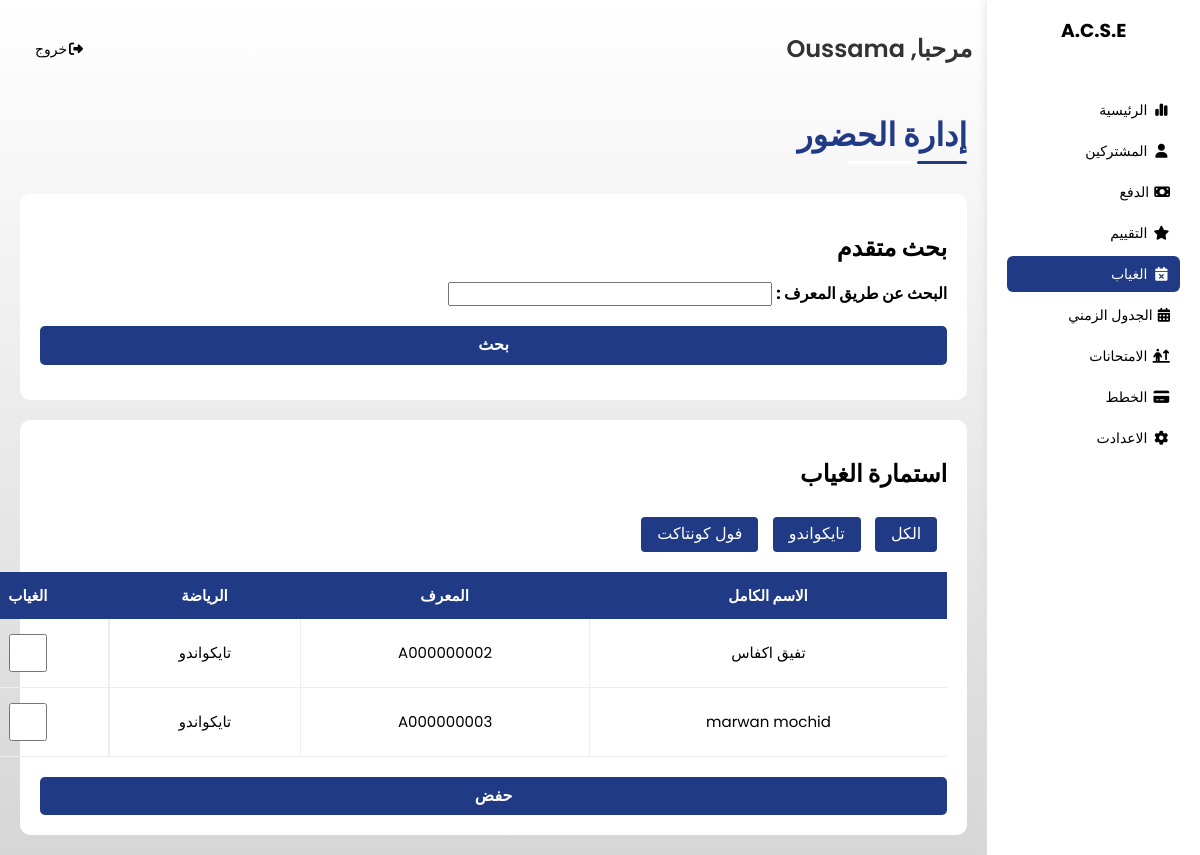
The page /assets/admin/absence.php (signed in) on the database its author committed.
### tables this page shows
CREATE TABLE `adherents` (
  `identifier` varchar(20) NOT NULL,
  `nom` varchar(50) NOT NULL,
  `prenom` varchar(50) NOT NULL,
  `date_naissance` date NOT NULL,
  `poids` decimal(5,2) NOT NULL,
  `type` varchar(50) NOT NULL,
  `date_adhesion` date NOT NULL DEFAULT curdate(),
  `image_path` varchar(255) DEFAULT NULL,
  `BC_path` varchar(255) DEFAULT NULL,
  `guardian_name` varchar(50) DEFAULT NULL,
  `guardian_phone` varchar(15) DEFAULT NULL,
  `second_guardian_phone` varchar(15) DEFAULT NULL,
  `address` varchar(255) DEFAULT NULL,
  `health_status` varchar(20) DEFAULT NULL,
  `blood_type` varchar(50) DEFAULT NULL,
  `status` varchar(50) DEFAULT 'pending',
  `current_belt` varchar(50) DEFAULT NULL,
  `next_belt` varchar(50) DEFAULT NULL,
  `licence` varchar(250) DEFAULT NULL,
  `note` text DEFAULT NULL
);

### assets/admin/absence.php (the view, shortened to what this page needs)
<!DOCTYPE html>
<html lang="en">
<head>
    <link rel="stylesheet" href="../css/framework.css">
    <link rel="stylesheet" href="../css/dashbord.css">
    <link rel="stylesheet" href="../css/normalize.css" />
    <link rel="stylesheet" href="../css/all.min.css" />
    <link rel="stylesheet" href="https://cdn.jsdelivr.net/npm/toastify-js/src/toastify.min.css">
</head>
<body dir="rtl">
    <div class="page d-flex">
        <?php require 'sidebar.php'; ?>
        <div class="content w-full">
            <?php require 'header.php'; ?>
            <h1 class="p-relative">إدارة الحضور</h1>
            <div class="absences p-20 bg-fff rad-10 m-20">
                <h2 class="mt-0 mb-20 mt-20">بحث متقدم</h2>
                <form method="post" action="<?php echo htmlspecialchars($_SERVER["PHP_SELF"]); ?>">
                    <div class="form-group">
                        <label for="identifier">البحث عن طريق المعرف :</label>
                        <input type="text" id="identifier" name="identifier" class="form-control" required>
                        <button type="submit" class="btn btn-primary mt-20">بحث</button>
                    </div>
                </form>
            </div>
            <div class="absences p-20 bg-fff rad-10 m-20 special">
                <h2 class="mt-0 mb-20 mt-20">استمارة الغياب</h2>
                <div class="responsive-table ">
                    <div class="options w-full">
                        <div class="branch-filter mt-10 mb-10">
                            <button class="btn-shape bg-c-60 color-fff active mb-10" data-branch="all">الكل</button>
                            <button class="btn-shape bg-c-60 color-fff mb-10" data-branch="تايكواندو">تايكواندو</button>
                            <button class="btn-shape bg-c-60 color-fff mb-10" data-branch="فول كونتاكت">فول كونتاكت</button>
                        </div>
                    </div>
                </div>
                <form id="absence-form" method="post" action="../php/save_absences.php">
                    <table class="fs-15 w-full" id="adherent-list">
                        <thead>
                            <tr>
                                <th>الاسم الكامل</th>
                                <th>المعرف</th>
                                <th>الرياضة</th>
                                <th>الغياب</th>
                            </tr>
                        </thead>
                        <tbody>
                            <?php
                            $stmt1 = $conn->prepare("SELECT * FROM adherents WHERE status = ?");
                            $status_active = 'active';
                            $stmt1->bind_param("s", $status_active);
                            $stmt1->execute();
                            $result1 = $stmt1->get_result();
                            if ($result1->num_rows > 0) {
                                while ($rows1 = $result1->fetch_assoc()) {
                                    $stmt2 = $conn->prepare("SELECT * FROM adherents WHERE identifier = ?");
                                    $stmt2->bind_param("s", $rows1['identifier']);
                                    $stmt2->execute();
                                    $res1 = $stmt2->get_result();
                                    $row1 = $res1->fetch_assoc();
                                    echo "<tr data-branch='" . htmlspecialchars($row1['type']) . "'>";
                                    echo "<td>" . htmlspecialchars($row1['prenom'] . " " . $row1['nom']) . "</td>";
                                    echo "<td>" . htmlspecialchars($rows1['identifier']) . "</td>";
                                    echo "<td>" . htmlspecialchars($row1['type']) . "</td>";
                                    $identifiant = $rows1['identifier'];
                                    echo "<td>
                                            <input type='checkbox' name='absente[]' value='$identifiant' class='absence-checkbox'>
                                        </td>";
                                    echo "</tr>";
                                }
                            } else {
                                echo "</tbody></table>";
                                echo "<div class='no-results'>Aucune adhérent trouvée</div>";
                            }
                            ?>
                        </tbody>
                    </table>
                    <button type="submit" class="btn mt-20">حفض</button>
                </form>
            </div>
        </div>
    </div>
</body>
</html>

### assets/css/framework.css (style rules this page uses)
:root { --color-60: #203a85; --color-60-Tr: #203a8580; --color-30: #fff; --color-10: #333333; --color-10-transparent: #3333331a; --color-second: #d6d6d6; --color-aaa: #aaa; --color-333: #333; --color-f8f9fa: #f8f9fa; --c-f00: #f00; }
.d-flex { display: flex; }
.p-20 { padding: 20px; }
.m-20 { margin: 20px; }
.mt-0 { margin-top: 0; }
.mt-10 { margin-top: 10px; }
.mt-20 { margin-top: 20px; }
.mb-10 { margin-bottom: 10px; }
.mb-20 { margin-bottom: 20px; }
.bg-fff { background-color: var(--color-30); }
.bg-c-60 { background-color: var(--color-60); }
.color-fff { color: var(--c-fff); }
.p-relative { position: relative; }
.fs-15 { font-size: 15px; }
.rad-10 { border-radius: 10px; -webkit-border-radius: 10px; -moz-border-radius: 10px; -ms-border-radius: 10px; -o-border-radius: 10px; }
.w-full { width: 100%; }

### assets/css/dashbord.css (style rules this page uses)
:root { --color-60: #203a85; --color-60-Tr: #203a8580; --color-30: #fff; --color-10: #333333; --color-10-transparent: #3333331a; --color-second: #d6d6d6; --color-aaa: #aaa; --color-333: #333; --c-fff: #fff; --c-f00: #f00; }
* { box-sizing: border-box; }
body { margin: 0; font-family: 'Poppins', 'Work Sans', sans-serif; }
.content { overflow: hidden; }
.page { background-image: linear-gradient(180deg, var(--color-30) 0%, var(--color-second) 100%); min-height: 100vh; width: 100%; }
.page h1 { margin: 20px 20px 40px; color: var(--color-60); }
.page h1::before, .page h1::after { content: ""; height: 3px; position: absolute; bottom: -10px; right: 0; border-radius: 10px; -webkit-border-radius: 10px; -moz-border-radius: 10px; -ms-border-radius: 10px; -o-border-radius: 10px; }
.page h1::before { background-color: var(--color-30); width: 120px; }
.page h1::after { background-color: var(--color-60); width: 50px; }
.btn-shape { padding: 10px 20px; border: none; border-radius: 5px; cursor: pointer; }
.branch-filter button { margin-right: 10px; padding: 8px 16px; border: none; border-radius: 4px; background-color: var(--color-60); color: #fff; cursor: pointer; }
.absences .responsive-table, .horaire .responsive-table { overflow-x: auto; }
.absences table, .horaire table { min-width: 1000px; border-spacing: 0; }
.absences thead th, .horaire th { background-color: var(--color-60); color: var(--color-30); }
.absences table th, .absences table td, .horaire table th, .horaire table td { padding: 15px; text-align: center; }
.absences tbody td, .horaire tbody td { border-bottom: 1px solid #eee; border-left: 1px solid #eee; transition: .3s; -webkit-transition: .3s; -moz-transition: .3s; -ms-transition: .3s; -o-transition: .3s; }
.special tbody td:last-child, .horaire tbody td:last-child { border-right: 1px solid #eee; }
.special tbody td:last-child { display: flex; flex-direction: column; align-items: center; justify-content: center; }
form { display: flex; flex-direction: column; }
.form-group { margin-bottom: 15px; }
label:not(.form-personne label) { margin-bottom: 5px; font-weight: bold; }
input[type="checkbox"] { width: 38.094px; height: 38.094px; }
.btn { display: inline-block; padding: 10px 20px; font-size: 16px; font-weight: 600; text-align: center; text-decoration: none; color: #fff; background-color: var(--color-60); border: none; border-radius: 5px; transition: background-color 0.3s ease, transform 0.3s ease; cursor: pointer; width: 100%; }

### rows shown on the page
adherents: prenom+nom "تفيق اكفاس", identifier "A000000002", type "تايكواندو"
adherents: prenom+nom "marwan mochid", identifier "A000000003", type "تايكواندو"

### other values the page prints
$user_name "Oussama"
